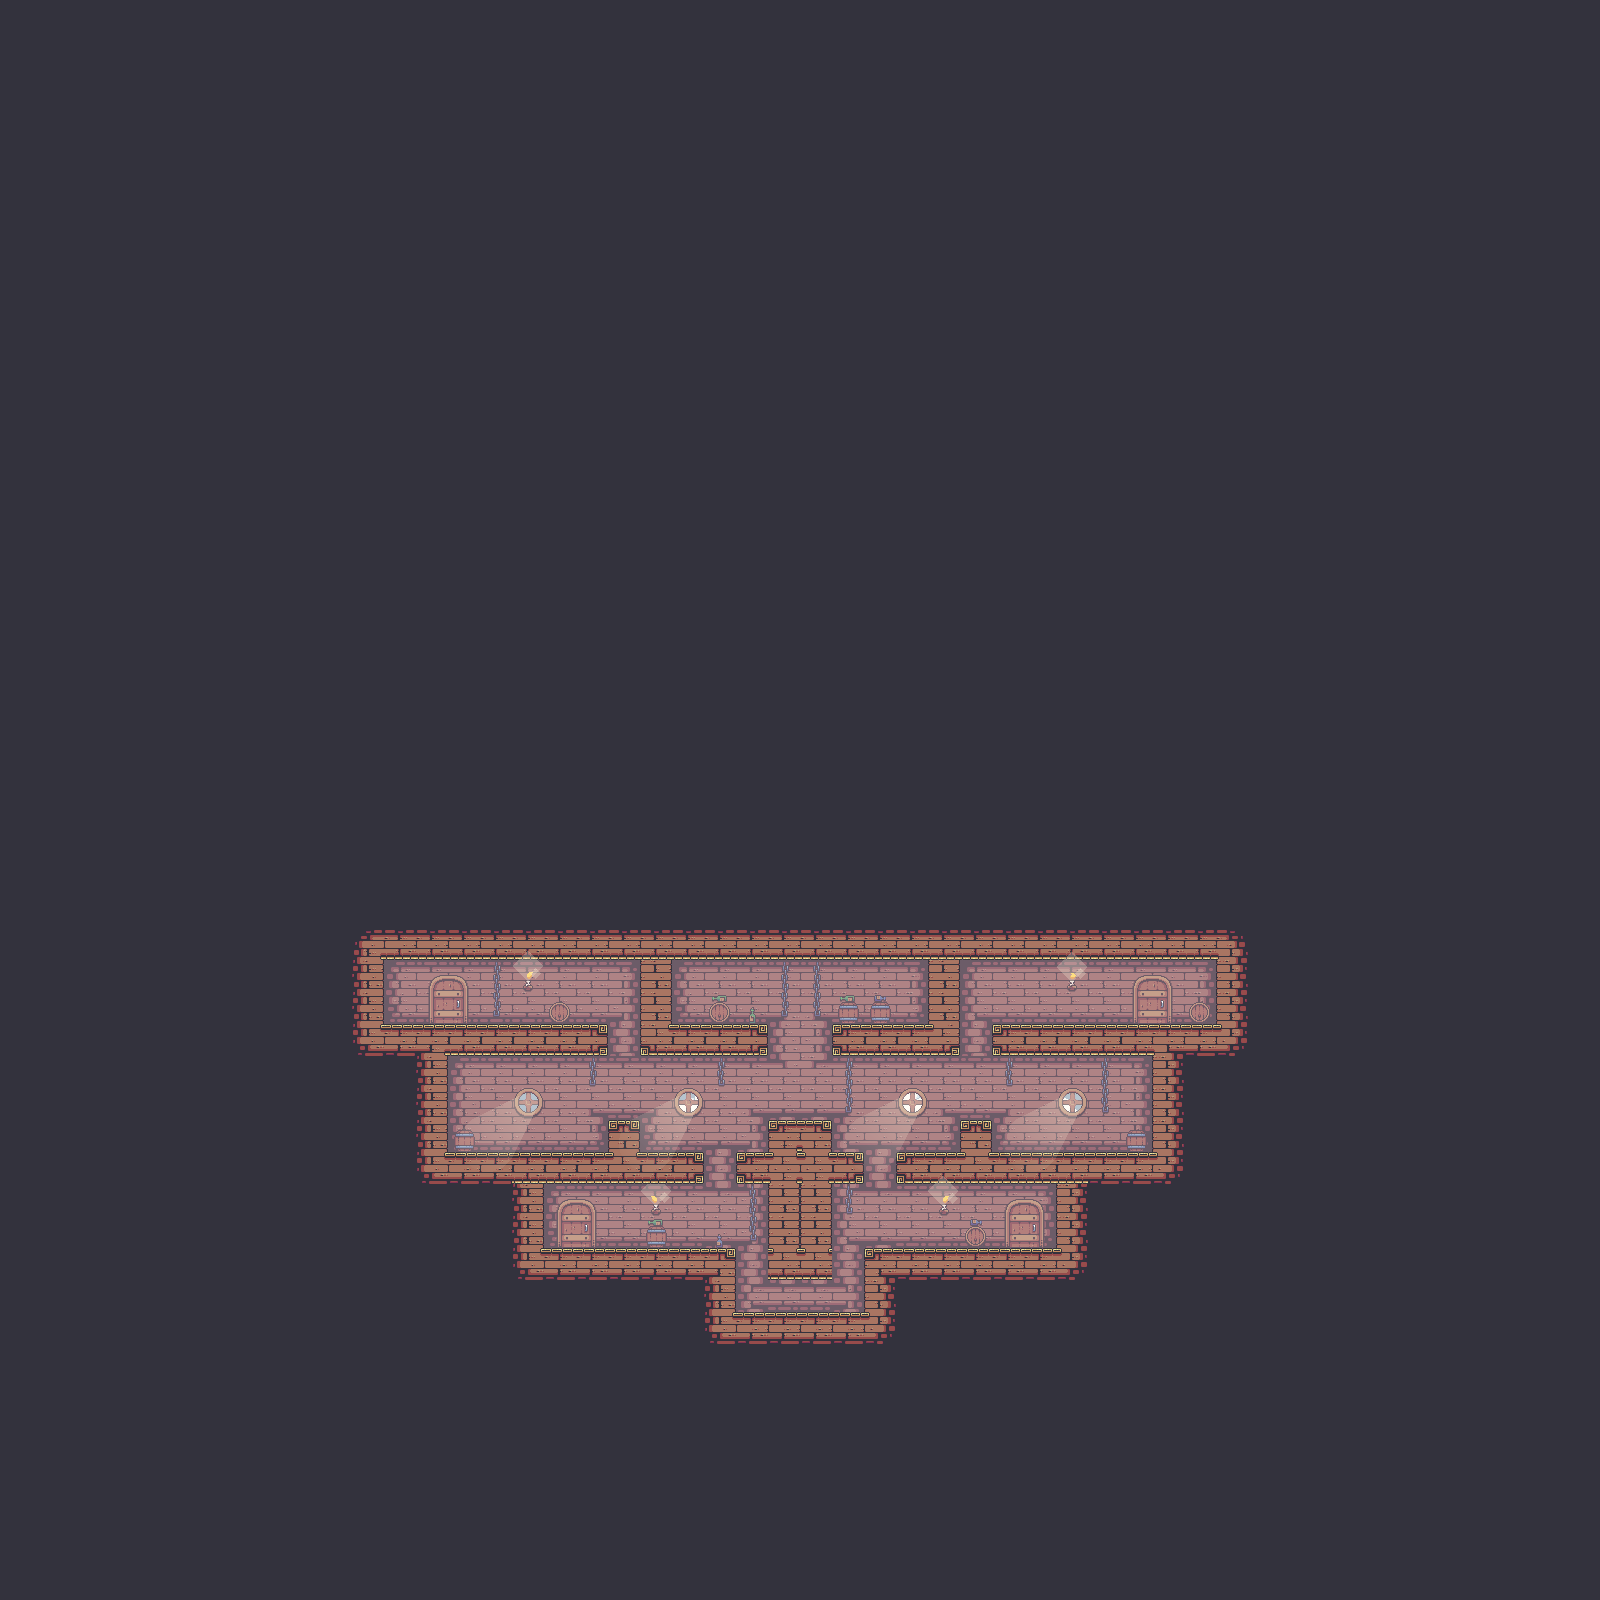

This game map was drawn from its Tiled (.tmx) file and the tilesets committed beside it. A one-line description and the trimmed map source follow:
An orthogonal 50x50 tile map with 32x32 px tiles, 4 tile layers (Фон, Препятствия, Декорации, Декориции1) and 7 objects (4x spawnpoint, 3x WeaponShotgun).

<map version="1.9" tiledversion="1.9.2" orientation="orthogonal" renderorder="right-down" width="50" height="50" tilewidth="32" tileheight="32" infinite="0" nextlayerid="7" nextobjectid="8">
 <properties>
  <property name="Scale" type="int" value="2" />
 </properties>
 <tileset firstgid="1" source="pirate_ship.tsx" />
 <layer id="1" name="Фон" width="50" height="50">
  <properties>
   <property name="Collision" type="bool" value="false" />
  </properties>
  <data>[2500 cells, 2382 non-empty, 24 distinct tile ids]</data>
 </layer>
 <layer id="3" name="Препятствия" width="50" height="50">
  <properties>
   <property name="Collision" type="bool" value="true" />
  </properties>
  <data>[2500 cells, 124 non-empty, 23 distinct tile ids]</data>
 </layer>
 <layer id="4" name="Декорации" width="50" height="50">
  <properties>
   <property name="Collision" type="bool" value="false" />
  </properties>
  <data>[2500 cells, 50 non-empty, 24 distinct tile ids]</data>
 </layer>
 <layer id="5" name="Декориции1" width="50" height="50">
  <properties>
   <property name="Collision" type="bool" value="false" />
  </properties>
  <data>[2500 cells, 49 non-empty, 19 distinct tile ids]</data>
 </layer>
 <objectgroup id="6" name="Слой объектов 1">
  <object id="1" name="spawnpoint" x="449.014" y="1021.01">
   <point />
  </object>
  <object id="2" name="spawnpoint" x="576.48" y="1248.4">
   <point />
  </object>
  <object id="3" name="spawnpoint" x="1024.85" y="1247.12">
   <point />
  </object>
  <object id="4" name="spawnpoint" x="1152.96" y="1022.93">
   <point />
  </object>
  <object id="5" name="WeaponShotgun" x="691.135" y="1022.29">
   <point />
  </object>
  <object id="6" name="WeaponShotgun" x="910.838" y="1017.81">
   <point />
  </object>
  <object id="7" name="WeaponShotgun" x="800.239" y="1310.67">
   <point />
  </object>
 </objectgroup>
</map>
